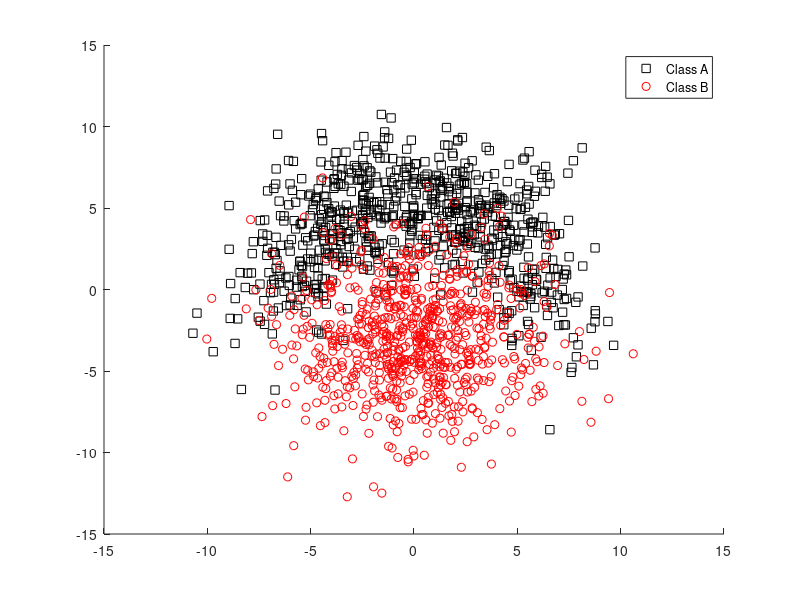
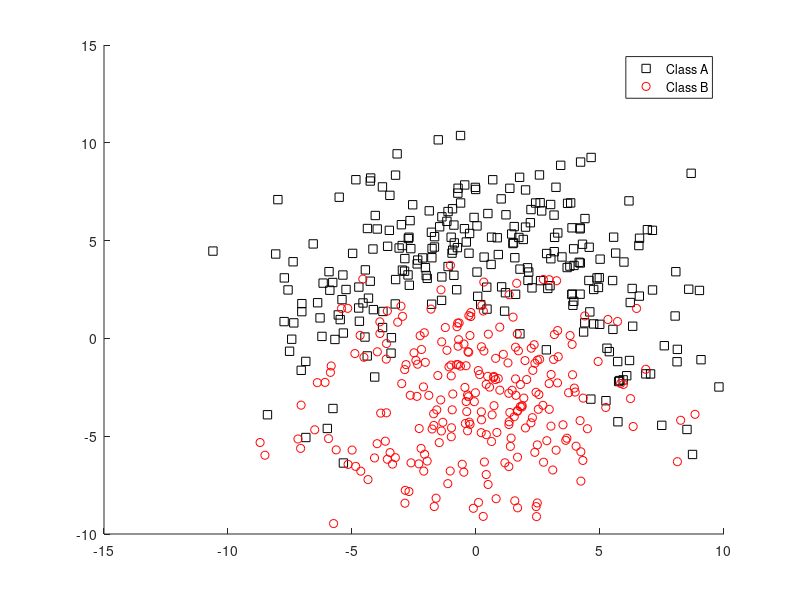

Recreate these plots in MATLAB, in order. (Note: this script raises an error after producing the figures.)
%% Machine Learning: Pattern Recognition
%% Lab 1
%% Paris Mavromoustakos
%% Georgios Methenitis
%% Marios Tzakris

close all;
clear all;
clc

%% Exercise 1

%Loading of the netlab package
addpath('netlab3_3');
load('twoclass.mat');

%Shuffling of the two given classes
A = A(randperm(length(A)),:);
B = B(randperm(length(B)),:);

%Determination of the training set. This training set includes 75% of each Table A
%and B
TrainingSet = [A(1:length(A)*3/4,:); B(1:length(B)*3/4,:)];

%Determination of the test set. This test set includes 25% of each Table A
%and B
TestSet = [A(length(A)*3/4+1:length(A),:) ; B(length(B)*3/4+1:length(B),:)];


%This figure shows the two classes of the training set.
figure();
hold on
plot(A(1:length(A)*3/4,1),A(1:length(A)*3/4,2),'ks');
plot(B(1:length(B)*3/4,1),B(1:length(B)*3/4,2),'ro');
legend('Class A','Class B');
hold off
% title('Training Set')


%This figure depicts the two classes of the test set.
figure();
hold on
plot(A(length(A)*3/4+1:length(A),1),A(length(A)*3/4+1:length(A),2),'ks');
plot(B(length(B)*3/4+1:length(B),1),B(length(B)*3/4+1:length(B),2),'ro');
legend('Class A','Class B');
hold off
% title('Test Set')


%% Exercise 2

%Number of tests (k=1,2,...,kValueMax)
kValueMax = 30;

%Results Array, including results for different K
%First column - Classification Accuracy
%Second column - Classification Error
%Each row - different k-value
ClassificationResults = zeros(kValueMax,2);

%Classification with multiple values for K
for kValue=1:2:kValueMax

ClassificationResults(kValue,:) = KnnFunction(2, 2, kValue, TrainingSet, TestSet);
 
end

%Accuracy rate for different values of K
figure();
bar(ClassificationResults(:,1));
xlabel('K');
ylabel('Accuracy rate %');
% title('Classification Accuracy');

%Error rate for different values of K
figure();
bar(ClassificationResults(:,2));
xlabel('K');
ylabel('Error rate %');
% title('Classification Error');

%% Exercise 3
%10-Fold Cross Validation

% % Shuffling one more time the two classes
% A = A(randperm(length(A)),:);
% B = B(randperm(length(B)),:);

%Determination of each fold in k-fold cross validation process
foldSize = 10;

%Results Array, including results for different K
%First column - Classification Accuracy
%Second column - Classification Error
%Each row - different k-value
ClassificationResultsCross = zeros(kValueMax,2);

%Classification with multiple values for K
for kValue = 1:2:kValueMax
    
  %For each K value, we perform cross validation to derive more accurate conclusions
  ClassificationResultsCross(kValue,:) = CrossValidation(A, B, foldSize, kValue);
      
end


%Error rate for different values of K
figure();
bar(ClassificationResultsCross(:,2));
xlabel('K');
ylabel('Error rate %');
% title('Classification Error');


% Arg Min to determine the best value for k
min =100000;
argmin = 0;
for kValue=1:2:length(ClassificationResultsCross)
    if ClassificationResultsCross(kValue,2) < min
        min = ClassificationResultsCross(kValue,2);
        argmin = kValue;
    end
end
argmin


